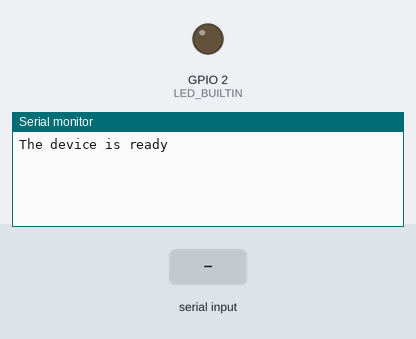
This sketch was run on a simulated ESP32. Shown: output pins drawn as LEDs (lit = HIGH), the last lines printed to the serial monitor. The test bench sets the inputs (shaded band). Nothing arrives over Bluetooth unless stated.

Above: at 1.2 s.
1.3 s: "OFF" received over the second serial link
At 3.0 s:
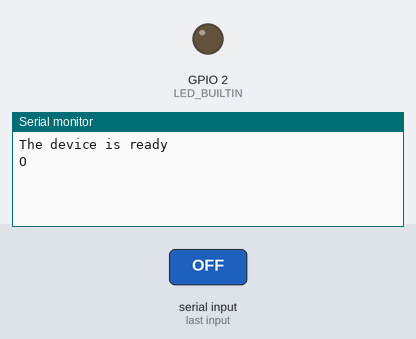
3.8 s: "1" received over the second serial link
At 6.1 s:
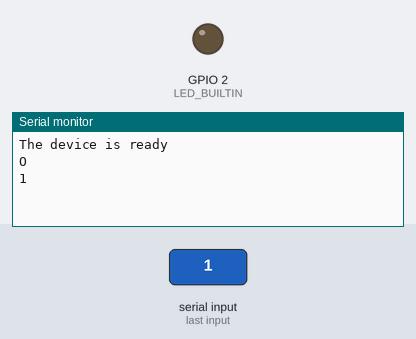

Measured:
- after the input at 1.3 s, the serial monitor: prints a new line after 1.0 s (image 1)
- after the input at 3.8 s, the serial monitor: prints a new line after 1.0 s (image 2)

The sketch:

BluetoothSerial.ino
```cpp
#include "BluetoothSerial.h"

BluetoothSerial BTObject;
String message = "";

void setup() {
  Serial.begin(115200);
  BTObject.begin("ESP32test_TEEN");
  pinMode(LED_BUILTIN, OUTPUT);
  Serial.println("The device is ready");
}

void loop() {
  if(BTObject.available()){
    message = BTObject.readString();
    message.remove(message.length() - 2);
    Serial.println(message);
  }
  if(message == "ON"){
    digitalWrite(LED_BUILTIN, HIGH);
  }
  else if(message == "OFF"){
    digitalWrite(LED_BUILTIN, LOW);
  }
}
```
